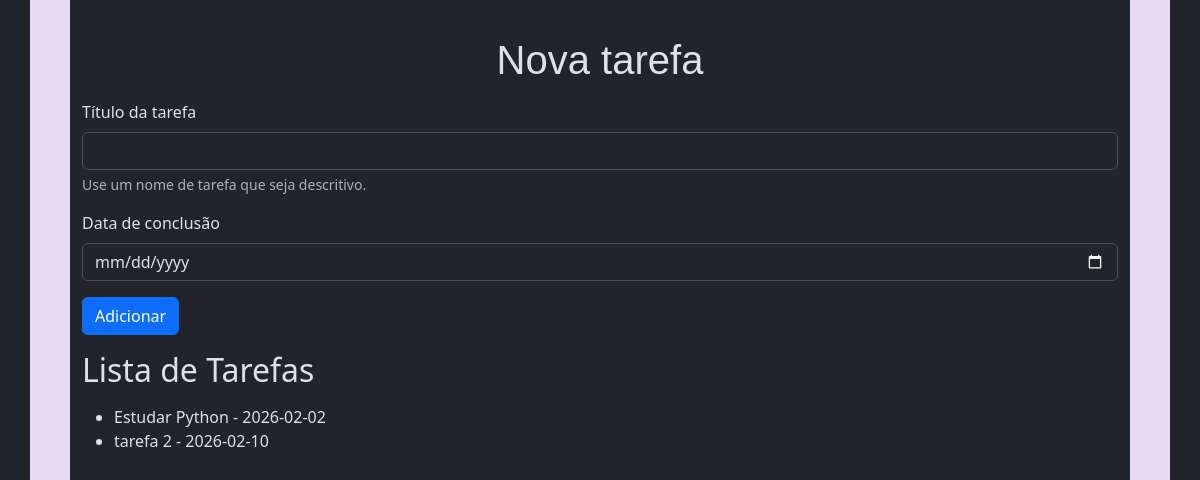
Page /agenda on the earlier database version.
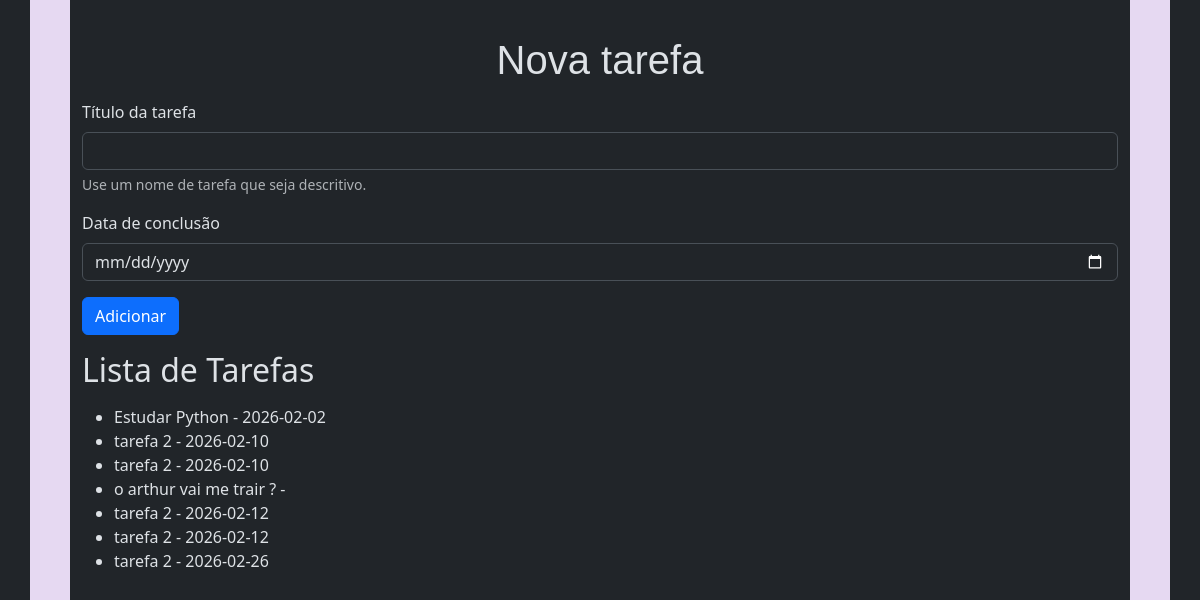
Same page on the later database version.
### tables this page shows
CREATE TABLE tarefas (
        id INTEGER PRIMARY KEY AUTOINCREMENT,
        titulo_tarefa TEXT NOT NULL,
        data_conclusao TEXT);

### app.py (the view)
@app.route('/agenda', methods=['GET', 'POST'])
def agenda():
    tarefas = None
    if request.method == 'POST':
        titulo_tarefa = request.form['titulo-tarefa']
        data_conclusao = request.form['data-conclusao']
        tarefa = Tarefa(titulo_tarefa, data_conclusao)
        tarefa.salvar_tarefa()
    tarefas = Tarefa.obter_tarefas()
    return render_template('agenda.html', titulo='Nova tarefa', tarefas=tarefas)

### models/database.py (called while the page is built)
    def buscar_tudo(self, query: str, params: tuple = ()) -> list[Any]:
        self.cursor.execute(query, params)
        return self.cursor.fetchall()

    def close(self) -> None:
        self.connection.close()

    def __enter__(self) -> Self:
        return self

    def __exit__(
            self,
            exc_type: Optional[Type[BaseException]],
            exc_value: Optional[BaseException],
            tb: Optional[TracebackType]) -> None:
        if exc_type is not None:
            print('Exceção capturada no contexto:')
            print(f'Tipo: {exc_type.__name__}')
            print(f'Mensagem: {exc_value}')
            print('Traceback completo:')
            traceback.print_tb(tb)
        self.close()

### models/tarefa.py (called while the page is built)
    @classmethod
    def obter_tarefas(cls) -> list[Self]:
        with Database() as db:
            query: str = 'SELECT titulo_tarefa, data_conclusao, id FROM tarefas;'
            resultados: list[Any] = db.buscar_tudo(query)
            tarefas: list[Self] = [cls(titulo, data, id) for titulo, data, id in resultados]
            return tarefas

### templates/agenda.html
{% extends "base.html" %}
{% block content %}
    <form class="mt-3" method="POST">
        <div class="mb-3">
            <label for="titulo-tarefa" class="form-label">Título da tarefa</label>
            <input type="text" class="form-control" name="titulo-tarefa" id="titulo-tarefa"
                aria-describedby="ajudaNomeTarefa" required>
            <div id="ajudaNomeTarefa" class="form-text">Use um nome de tarefa que seja descritivo.</div>
        </div>
        <div class="mb-3">
            <label for="data-conclusao" class="form-label">Data de conclusão</label>
            <input type="date" class="form-control" name="data-conclusao" id="data-conclusao">
        </div>
        <button type="submit" class="btn btn-primary">Adicionar</button>
    </form>
    <h2 class="my-3">Lista de Tarefas</h2>
    {% if tarefas %}
        <ul>
            {% for tarefa in tarefas %}
                <li>{{ tarefa.titulo_tarefa }} - {{ tarefa.data_conclusao }}</li>
            {% endfor %}
        </ul>
    {% else %}
        <p>Nenhuma tarefa cadastrada</p>
    {% endif %}
{% endblock %}

### templates/base.html (shortened to what this page needs)
<!DOCTYPE html>
<html lang="pt-BR" data-bs-theme="dark">
<head>
    <link rel="stylesheet" href="{{ url_for('static', filename='style.css') }}">
    <link href="https://cdn.jsdelivr.net/npm/bootstrap@5.3.8/dist/css/bootstrap.min.css" rel="stylesheet">
</head>
<body class="container">
    <h1 class="mt-3">{{ titulo }}</h1>
    {% block content %}{% endblock %}
</body>
</html>

### static/style.css (style rules this page uses)
html, body { min-height: 100%; }
h1 { text-align: center; font-size: 2.6rem; font-family: 'Poppins', Arial, sans-serif; color: #8d7bbd; margin-bottom: 15px; }
h2 { font-family: 'Segoe UI', sans-serif; color: #a084ca; }
body { background-color: #faf7fc; text-align: center; border-left: 40px solid #e6d9f2; border-right: 40px solid #e6d9f2; padding: 20px; }
input { background-color: #f2ecfb; border: 1px solid #d8cdee; border-radius: 12px; padding: 8px; }
button { background-color: #e9defa; border: 1px solid #cbb8e6; border-radius: 14px; padding: 8px 14px; cursor: pointer; color: #5f4b8b; }

Differences in the rows shown:
added tarefas: titulo_tarefa "tarefa 2", data_conclusao "2026-02-10"
added tarefas: titulo_tarefa "o arthur vai me trair ?"
added tarefas: titulo_tarefa "tarefa 2", data_conclusao "2026-02-12"
added tarefas: titulo_tarefa "tarefa 2", data_conclusao "2026-02-12"
added tarefas: titulo_tarefa "tarefa 2", data_conclusao "2026-02-26"
